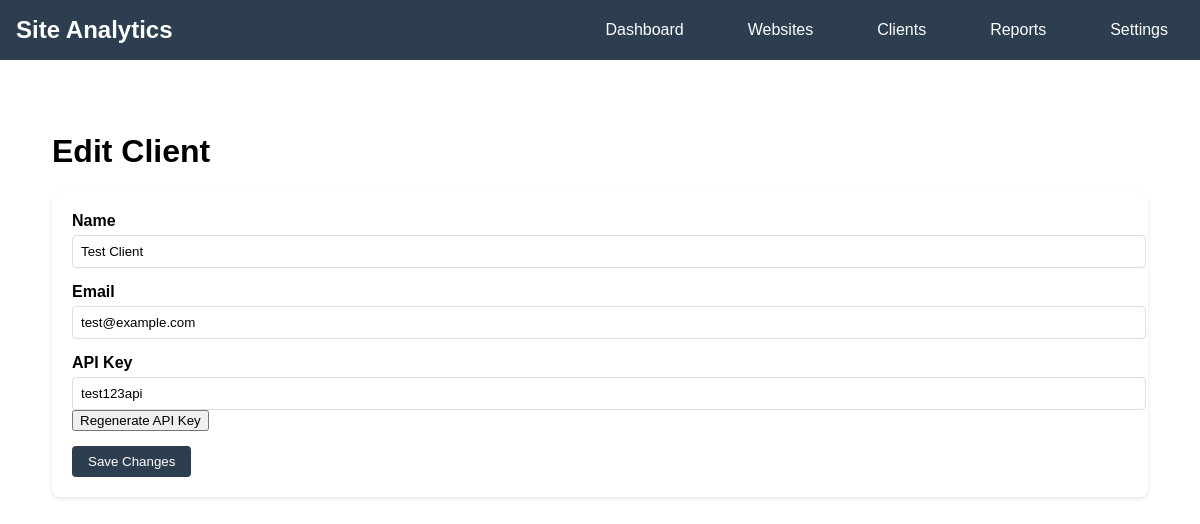
/site-analytics_PHP/edit_client.php?id=1, run on the app's committed database.
### tables this page shows
CREATE TABLE clients (
    client_id INT AUTO_INCREMENT PRIMARY KEY,
    name VARCHAR(100) NOT NULL,
    email VARCHAR(100) NOT NULL,
    api_key VARCHAR(64) UNIQUE,
    created_at TIMESTAMP DEFAULT CURRENT_TIMESTAMP
);

### site-analytics_PHP/edit_client.php (the view, shortened to what this page needs)
<?php
require_once 'includes/header.php';
$db = new Database();
$conn = $db->connect();
$client_id = (int)$_GET['id'];
$client = $conn->query("SELECT * FROM clients WHERE client_id = $client_id")->fetch_assoc();
?>
<div class="content">
    <h1>Edit Client</h1>
    <div class="form-container">
        <form id="editClientForm">
            <div class="form-group">
                <label>Name</label>
                <input type="text" name="name" value="<?php echo htmlspecialchars($client['name']); ?>" required>
            </div>
            <div class="form-group">
                <label>Email</label>
                <input type="email" name="email" value="<?php echo htmlspecialchars($client['email']); ?>" required>
            </div>
            <div class="form-group">
                <label>API Key</label>
                <input type="text" value="<?php echo $client['api_key']; ?>" readonly>
                <button type="button" onclick="regenerateApiKey()" class="btn-secondary">Regenerate API Key</button>
            </div>
            <button type="submit" class="btn">Save Changes</button>
        </form>
    </div>
</div>
<?php require_once 'includes/footer.php'; ?>

### site-analytics_PHP/css/style.css (style rules this page uses)
.content { padding: 20px; }
.btn { padding: 8px 16px; background: #2c3e50; color: white; border: none; border-radius: 4px; cursor: pointer; }
.form-group { margin-bottom: 15px; }
.form-group label { display: block; margin-bottom: 5px; }
.form-container { background: white; padding: 20px; border-radius: 8px; box-shadow: 0 2px 4px rgba(0, 0, 0, 0.1); margin-bottom: 20px; }
.form-group label { display: block; margin-bottom: 5px; font-weight: bold; }
.form-group input, .form-group select { width: 100%; padding: 8px; border: 1px solid #ddd; border-radius: 4px; }

### data on the page
clients: name "Test Client", email "test@example.com", api_key "test123api"
